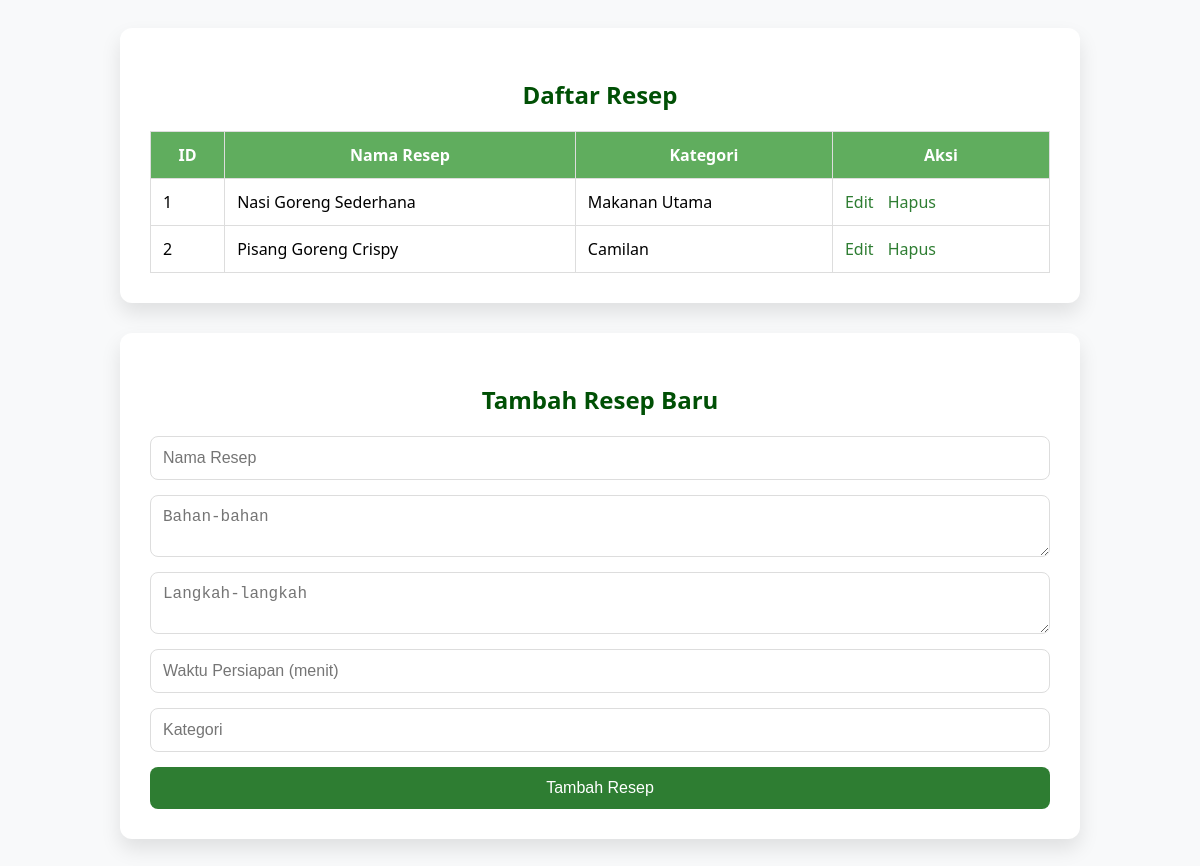
/adminn.php (signed in), run on the app's committed database.
### tables this page shows
CREATE TABLE IF NOT EXISTS resep (
    id INT UNSIGNED AUTO_INCREMENT PRIMARY KEY,
    nama_resep VARCHAR(255) NOT NULL,
    bahan TEXT NOT NULL,
    langkah TEXT NOT NULL,
    waktu_persiapkan VARCHAR(100) NOT NULL,
    kategori VARCHAR(100) NOT NULL,
    created_at TIMESTAMP DEFAULT CURRENT_TIMESTAMP,
    updated_at TIMESTAMP DEFAULT CURRENT_TIMESTAMP ON UPDATE CURRENT_TIMESTAMP
);

### adminn.php (the view, shortened to what this page needs)
<?php
include('inc/db.php');
$editData = null;
$sql = "SELECT * FROM resep";
$result = $conn->query($sql);
?>
<!DOCTYPE html>
<html lang="id">
<head>
</head>
<body>
    <div class="card">
        <h2>Daftar Resep</h2>
        <table>
            <tr>
                <th>ID</th>
                <th>Nama Resep</th>
                <th>Kategori</th>
                <th>Aksi</th>
            </tr>
            <?php while ($row = $result->fetch_assoc()): ?>
            <tr>
                <td><?php echo (int)$row['id']; ?></td>
                <td><?php echo htmlspecialchars($row['nama_resep']); ?></td>
                <td><?php echo htmlspecialchars($row['kategori']); ?></td>
                <td class="actions">
                    <a href="adminn.php?edit=<?php echo (int)$row['id']; ?>">Edit</a>
                    <a href="adminn.php?hapus=<?php echo (int)$row['id']; ?>" onclick="return confirm('Hapus resep ini?')">Hapus</a>
                </td>
            </tr>
            <?php endwhile; ?>
        </table>
    </div>
    <div class="card">
            <h2><?php echo $editData ? 'Edit Resep' : 'Tambah Resep Baru'; ?></h2>
            <form method="POST" action="adminn.php">
                <input type="text" name="nama_resep" placeholder="Nama Resep" required value="<?php echo htmlspecialchars($editData['nama_resep'] ?? ''); ?>">
                <textarea name="bahan" placeholder="Bahan-bahan" required><?php echo htmlspecialchars($editData['bahan'] ?? ''); ?></textarea>
                <textarea name="langkah" placeholder="Langkah-langkah" required><?php echo htmlspecialchars($editData['langkah'] ?? ''); ?></textarea>
                <input type="text" name="waktu_persiapkan" placeholder="Waktu Persiapan (menit)" required value="<?php echo htmlspecialchars($editData['waktu_persiapkan'] ?? ''); ?>">
                <input type="text" name="kategori" placeholder="Kategori" required value="<?php echo htmlspecialchars($editData['kategori'] ?? ''); ?>">
                <?php if ($editData): ?>
                    <button type="submit" name="update">Simpan Perubahan</button>
                <?php else: ?>
                    <button type="submit" name="tambah">Tambah Resep</button>
                <?php endif; ?>
            </form>
        </div>
</body>
</html>

### adminn.php (style rules this page uses)
:root { --primary: #2e7d32; --primary-light: #60ad5e; --primary-dark: #005005; --bg: #f8f9fa; --text: #333; }
body { background-color: var(--bg); font-family: 'Segoe UI', Tahoma, sans-serif; display: flex; flex-direction: column; align-items: center; padding: 20px; }
.card { background: white; width: 100%; max-width: 900px; margin-bottom: 30px; border-radius: 12px; box-shadow: 0 10px 20px rgba(0,0,0,0.1); padding: 30px; }
h1, h2 { color: var(--primary-dark); text-align: center; }
form { display: flex; flex-direction: column; gap: 15px; }
input[type="text"], textarea { padding: 12px; border: 1px solid #ddd; border-radius: 8px; font-size: 16px; }
button { padding: 12px; background-color: var(--primary); color: white; border: none; border-radius: 8px; font-size: 16px; cursor: pointer; }
table { width: 100%; border-collapse: collapse; margin-top: 20px; }
table th, table td { padding: 12px; border: 1px solid #ddd; }
table th { background-color: var(--primary-light); color: white; }
.actions a { color: var(--primary); text-decoration: none; margin-right: 10px; }

### data on the page
resep: id "1", nama_resep "Nasi Goreng Sederhana", kategori "Makanan Utama"
resep: id "2", nama_resep "Pisang Goreng Crispy", kategori "Camilan"
